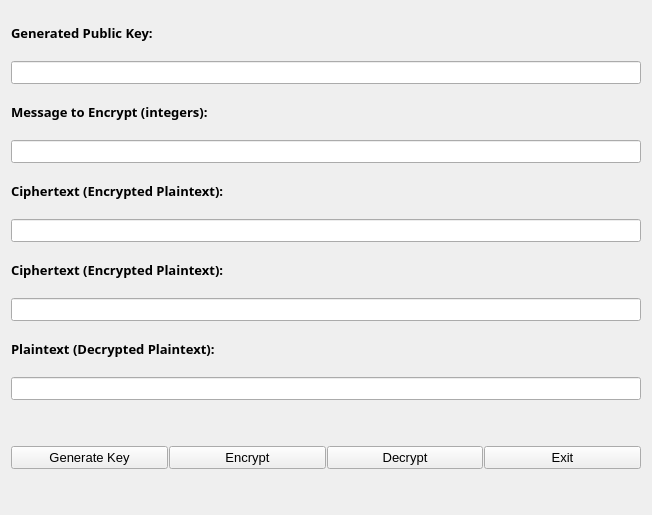
<?xml version="1.0" encoding="UTF-8"?>
<ui version="4.0">
 <class>MainWindow</class>
 <widget class="QMainWindow" name="MainWindow">
  <property name="geometry">
   <rect>
    <x>0</x>
    <y>0</y>
    <width>652</width>
    <height>515</height>
   </rect>
  </property>
  <property name="windowTitle">
   <string>MainWindow</string>
  </property>
  <widget class="QWidget" name="centralWidget">
   <layout class="QVBoxLayout" name="verticalLayout_6">
    <item>
     <layout class="QVBoxLayout" name="verticalLayout_5">
      <item>
       <layout class="QVBoxLayout" name="verticalLayout">
        <item>
         <widget class="QLabel" name="label">
          <property name="font">
           <font>
            <family>Candara</family>
            <pointsize>10</pointsize>
            <weight>75</weight>
            <bold>true</bold>
           </font>
          </property>
          <property name="text">
           <string>Generated Public Key:</string>
          </property>
         </widget>
        </item>
        <item>
         <widget class="QLineEdit" name="lineEdit_publickey">
          <property name="font">
           <font>
            <pointsize>10</pointsize>
           </font>
          </property>
         </widget>
        </item>
       </layout>
      </item>
      <item>
       <layout class="QVBoxLayout" name="verticalLayout_2">
        <item>
         <widget class="QLabel" name="label_2">
          <property name="font">
           <font>
            <family>Candara</family>
            <pointsize>10</pointsize>
            <weight>75</weight>
            <bold>true</bold>
           </font>
          </property>
          <property name="text">
           <string>Message to Encrypt (integers):</string>
          </property>
         </widget>
        </item>
        <item>
         <widget class="QLineEdit" name="lineEdit_plaintext">
          <property name="font">
           <font>
            <pointsize>10</pointsize>
           </font>
          </property>
         </widget>
        </item>
       </layout>
      </item>
      <item>
       <layout class="QVBoxLayout" name="verticalLayout_3">
        <item>
         <widget class="QLabel" name="label_3">
          <property name="font">
           <font>
            <family>Candara</family>
            <pointsize>10</pointsize>
            <weight>75</weight>
            <bold>true</bold>
           </font>
          </property>
          <property name="text">
           <string>Ciphertext (Encrypted Plaintext):</string>
          </property>
         </widget>
        </item>
        <item>
         <widget class="QLineEdit" name="lineEdit_ciphertext">
          <property name="font">
           <font>
            <pointsize>10</pointsize>
           </font>
          </property>
         </widget>
        </item>
       </layout>
      </item>
      <item>
       <layout class="QVBoxLayout" name="verticalLayout_7">
        <item>
         <widget class="QLabel" name="label_4">
          <property name="font">
           <font>
            <family>Candara</family>
            <pointsize>10</pointsize>
            <weight>75</weight>
            <bold>true</bold>
           </font>
          </property>
          <property name="text">
           <string>Ciphertext (Encrypted Plaintext):</string>
          </property>
         </widget>
        </item>
        <item>
         <widget class="QLineEdit" name="lineEdit_decrypttext">
          <property name="font">
           <font>
            <pointsize>10</pointsize>
           </font>
          </property>
         </widget>
        </item>
       </layout>
      </item>
      <item>
       <layout class="QVBoxLayout" name="verticalLayout_4">
        <item>
         <widget class="QLabel" name="label_5">
          <property name="font">
           <font>
            <family>Candara</family>
            <pointsize>10</pointsize>
            <weight>75</weight>
            <bold>true</bold>
           </font>
          </property>
          <property name="text">
           <string>Plaintext (Decrypted Plaintext):</string>
          </property>
         </widget>
        </item>
        <item>
         <widget class="QLineEdit" name="lineEdit_decryptedtext">
          <property name="font">
           <font>
            <pointsize>10</pointsize>
           </font>
          </property>
         </widget>
        </item>
       </layout>
      </item>
      <item>
       <layout class="QVBoxLayout" name="verticalLayout_8">
        <item>
         <spacer name="verticalSpacer">
          <property name="orientation">
           <enum>Qt::Vertical</enum>
          </property>
          <property name="sizeType">
           <enum>QSizePolicy::Fixed</enum>
          </property>
          <property name="sizeHint" stdset="0">
           <size>
            <width>20</width>
            <height>40</height>
           </size>
          </property>
         </spacer>
        </item>
        <item>
         <layout class="QHBoxLayout" name="horizontalLayout" stretch="0,0,0,0">
          <property name="spacing">
           <number>1</number>
          </property>
          <property name="sizeConstraint">
           <enum>QLayout::SetDefaultConstraint</enum>
          </property>
          <property name="topMargin">
           <number>0</number>
          </property>
          <item>
           <widget class="QPushButton" name="pushButton_key">
            <property name="font">
             <font>
              <pointsize>10</pointsize>
             </font>
            </property>
            <property name="text">
             <string>Generate Key</string>
            </property>
           </widget>
          </item>
          <item>
           <widget class="QPushButton" name="pushButton_encrypt">
            <property name="font">
             <font>
              <pointsize>10</pointsize>
             </font>
            </property>
            <property name="text">
             <string>Encrypt</string>
            </property>
           </widget>
          </item>
          <item>
           <widget class="QPushButton" name="pushButton_decrypt">
            <property name="font">
             <font>
              <pointsize>10</pointsize>
             </font>
            </property>
            <property name="text">
             <string>Decrypt</string>
            </property>
           </widget>
          </item>
          <item>
           <widget class="QPushButton" name="pushButton_exit">
            <property name="font">
             <font>
              <pointsize>10</pointsize>
             </font>
            </property>
            <property name="text">
             <string>Exit</string>
            </property>
           </widget>
          </item>
         </layout>
        </item>
        <item>
         <spacer name="verticalSpacer_2">
          <property name="orientation">
           <enum>Qt::Vertical</enum>
          </property>
          <property name="sizeType">
           <enum>QSizePolicy::Fixed</enum>
          </property>
          <property name="sizeHint" stdset="0">
           <size>
            <width>20</width>
            <height>35</height>
           </size>
          </property>
         </spacer>
        </item>
       </layout>
      </item>
     </layout>
    </item>
   </layout>
  </widget>
 </widget>
 <layoutdefault spacing="6" margin="11"/>
 <resources/>
 <connections/>
</ui>
